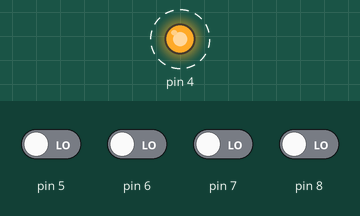
This sketch was run on a simulated Arduino Uno, built with avr-gcc and run on an emulated ATmega328P. On the bench: output pins drawn as LEDs (lit = HIGH). Dashed ring = blinking. The test bench sets the inputs (shaded band); at power-on: pin 5–8 LOW. What the sketch prints to the serial monitor is not drawn.

Above: at 0.5 s.
Timing chart, 0 to 4.6 s (numbered marks = the images above):
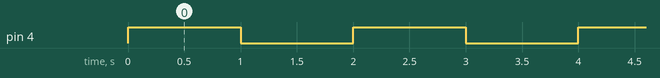

The sketch:

sketch_mar18a.ino
```cpp
void setup() {
  // put your setup code here, to run once:
        pinMode(4, OUTPUT);
        pinMode(5, INPUT);
        pinMode(6, INPUT);
        pinMode(7, INPUT);
        pinMode(8, INPUT);
        Serial.begin(9600);
}

void loop() {
  // put your main code here, to run repeatedly:
  digitalWrite(4, HIGH);
  delay(1000);
  digitalWrite(4, LOW);
  delay(1000);
  Serial.print(digitalRead(5));
  Serial.print(digitalRead(6));
  Serial.print(digitalRead(7));
  Serial.print(digitalRead(8));
  Serial.println();


}
```

Measured:
- by itself, pin 4: alternates HIGH for 1.0 s and LOW for 1.0 s
